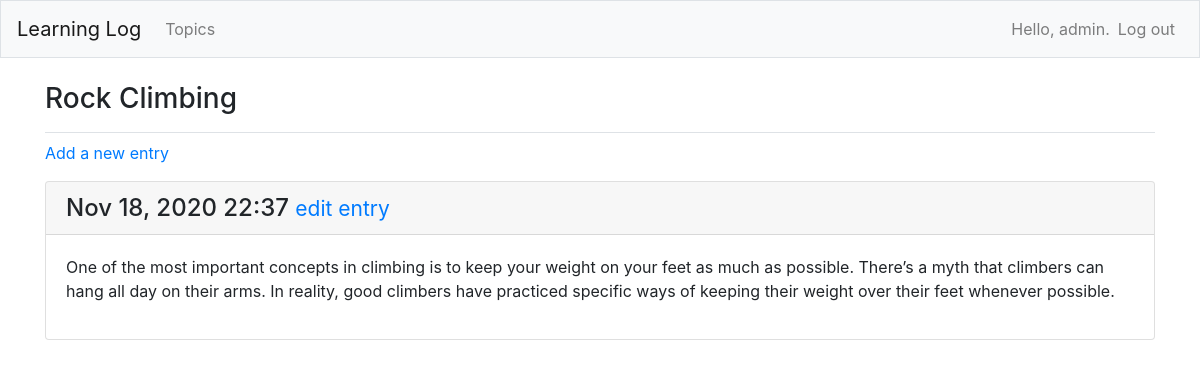
The page /topics/2/ (signed in) on the database its author committed.
### learning_logs/models.py (models this page shows, shortened)
class Topic(models.Model):
    text = models.CharField(max_length=200)
    date_added = models.DateTimeField(auto_now_add=True)
    owner = models.ForeignKey(User, on_delete=models.CASCADE)
    def __str__(self):
        return self.text

class Entry(models.Model):
    topic = models.ForeignKey(Topic, on_delete=models.CASCADE)
    text = models.TextField()
    date_added = models.DateTimeField(auto_now_add=True)
    class Meta:
        verbose_name_plural = 'entries'

### learning_logs/views.py (the view)
# urls.py: path('topics/<int:t_id>/', views.topic, name='topic'),
@login_required
def topic(request,t_id):
    topic = Topic.objects.get(id=t_id)
    if topic.owner != request.user:
        raise Http404
    entries = topic.entry_set.order_by('-date_added') # the '-' makes it shpw in descending order
    context = {'topic':topic, 'entries':entries}
    return render(request, 'learning_logs/topic.html', context)

### learning_logs/templates/learning_logs/topic.html
{% extends "learning_logs/base.html" %}
{% block page_header %}
    <h3>{{ topic }}</h3>
{% endblock page_header %}
{% block content %}
    <p>
        <a href="{% url 'learning_logs:new_entry' topic.id %}">Add a new entry</a>
    </p>
    {% for e in entries %}
        <div class="card mb-3">
            <h4 class="card-header">
                {{ e.date_added|date:'M d, Y H:i' }}
                <small><a href="{% url 'learning_logs:edit_entry' e.id %}">
                    edit entry</a></small>
            </h4>
            <div class="card-body">
                {{ e.text|linebreaks }}
            </div>
        </div>
    {% empty %}
        <p>There are no entries for this topic yet.</p>
    {% endfor %}
{% endblock content %}

### learning_logs/templates/learning_logs/base.html (shortened to what this page needs)
{% load bootstrap4 %}
<!doctype html>
<html lang=en>
<head>
{% bootstrap_css %}
</head>
<body>
    <nav class="navbar navbar-expand-md navbar-light bg-light mb-4 border">
        <a class="navbar-brand" href="{% url 'learning_logs:index' %}">
            Learning Log</a>
    <div class="collapse navbar-collapse" id="navbarCollapse">
        <ul class="navbar-nav mr-auto">
            <li class="nav-item">
                <a class="nav-link" href="{% url 'learning_logs:topics'%}">
                    Topics</a></li>
        </ul>
        <ul class="navbar-nav ml-auto">
            {% if user.is_authenticated %}
                <li class="nav-item">
                    <span class="navbar-text">Hello, {{ user.username }}.</span>
                </li>
                <li class="nav-item">
                    <a class="nav-link" href="{% url 'users:logout' %}">Log out</a>
                </li>
            {% else %}
                <li class="nav-item">
                    <a class="nav-link" href="{% url 'users:register' %}">Register</a>
                </li>
                <li class="nav-item">
                    <a class="nav-link" href="{% url 'users:login' %}">Log in</a></li>
            {% endif %}
        </ul>
    </div>
</nav>
<main role="main" class="container">
    <div class="pb-2 mb-2 border-bottom">
        {% block page_header %}{% endblock page_header %}
    </div>
    <div>
        {% block content %}{% endblock content %}
    </div>
</main>
</body>
</html>

### rows shown on the page
Topic: text "Rock Climbing"
Entry: date_added "Nov 18, 2020 22:37", text "One of the most important concepts in climbing is to keep your weight on your feet as much as possible. There’s a myth that climbers can hang all day on their arms. In reality, good climbers have practiced specific ways of keeping their weight over their feet whenever possible."

### other values the page prints
{{ user.username }} "admin"
